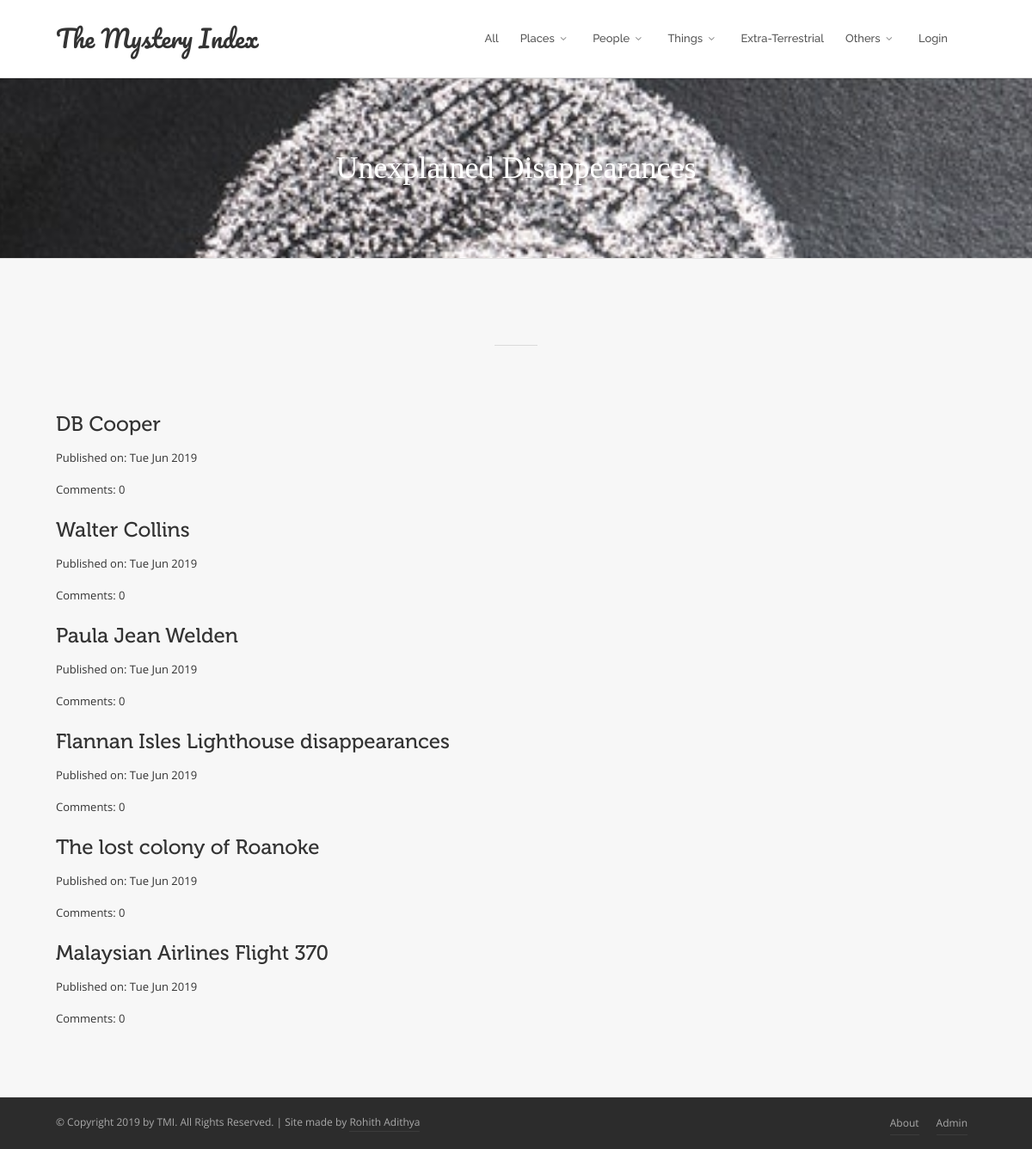
/unexplained-disappearances/, run on the app's committed database.
### blog/models.py (models this page shows, shortened)
class Categories(models.Model):
    name = models.CharField(max_length=200)

class Post(models.Model):
    author = models.ForeignKey('auth.User',on_delete=models.CASCADE)
    title = models.CharField(max_length=200)
    category = models.ForeignKey('blog.Categories',related_name='category',on_delete=models.CASCADE)
    text = models.TextField()
    image = models.ImageField(upload_to='posts')
    create_date = models.DateTimeField(default=timezone.now)
    published_date = models.DateTimeField(blank=True,null=True)
    def approve_comments(self):
        return self.comments.filter(approved_comment=True)

### blog/views.py (the view)
# urls.py: path('unexplained-disappearances/', views.UnexplainedListView.as_view(), name='unexplained-disappearances'),
class UnexplainedListView(ListView):
    redirect_field_name = 'blog/post_list.html'
    model = Post
    def get_context_data(self,**kwargs):
        context  = super().get_context_data(**kwargs)
        context['title'] = "Unexplained Disappearances"
        context['img']="media/headers/undi.jpeg"
        return context
    def get_queryset(self):
        criterion1 = Q(published_date__isnull=True)
        criterion2 = Q(published_date__isnull=False)
        criterion3 = Q(author=self.request.user.id)
        return Post.objects.filter(category__name='Unexplained Disappearances').filter((criterion3 & criterion1) | (criterion2)).order_by('create_date')

### blog/templates/blog/post_list.html
{% extends 'blog/base.html' %}
{% load static %}
{% block content %}
  <div class="v-parallax v-bg-stylish v-bg-stylish-v10" id="download" style="background-image: url({% static img %});">
    <div class="container">
      <div class="row center">
        <div class="col-sm-12">
            <div class="v-content-wrapper">
                    <p class="v-smash-text-large-2x">
                        <span>{{title}}</span>
                    </p>
                </div>
              </div>
            </div>
          </div>
        </div>
        <div class="v-parallax v-bg-stylish v-bg-stylish-v4 no-shadow" id="posts">
            <div class="container">
                <div class="row">
                    <div class="col-sm-12">
                    <div class="horizontal-break"></div>
                <div class="v-spacer col-sm-12 v-height-standard"></div>
                {% for post in post_list %}
                    <div class="post">
                        <h1><a href="{% url 'post_detail' pk=post.pk %}">{{ post.title }}</a></h1>
                        <div class="date">
                            <p>Published on: {{ post.published_date|date:"D M Y"}}</p>
                        </div>
                        <a href="{% url 'post_detail' pk=post.pk %}">Comments: {{ post.approve_comments.count }}</a>
                    </div>
                {% endfor %}
            </div>
          </div>
        </div>
    </div>
{% endblock %}

### blog/static/css/v-nav-menu.css (style rules this page uses)
body.no-page-top { background: #EDEFF2; }
body { padding-top: 90px; }

### blog/static/css/v-bg-stylish.css (style rules this page uses)
.v-bg-stylish.v-bg-stylish-v4 { background-color: #f7f7f7; border-color: #e4e4e4; }
.v-bg-stylish.v-bg-stylish-v4, .v-bg-stylish.v-bg-stylish-v4 h1, .v-bg-stylish.v-bg-stylish-v4 h2, .v-bg-stylish.v-bg-stylish-v4 h3, .v-bg-stylish.v-bg-stylish-v4 h3, .v-bg-stylish.v-bg-stylish-v4 h4, .v-bg-stylish.v-bg-stylish-v4 h5, .v-bg-stylish.v-bg-stylish-v4 h6, .v-bg-stylish-v4 .carousel-wrap > a { color: #333; }
.v-bg-stylish.v-bg-stylish-v10 { background-color: #25CBF5; }
.v-bg-stylish.v-bg-stylish-v10, .v-bg-stylish.v-bg-stylish-v10 h1, .v-bg-stylish.v-bg-stylish-v10 h2, .v-bg-stylish.v-bg-stylish-v10 h3, .v-bg-stylish.v-bg-stylish-v10 h3, .v-bg-stylish.v-bg-stylish-v10 h4, .v-bg-stylish.v-bg-stylish-v10 h5, .v-bg-stylish.v-bg-stylish-v10 h6, .v-bg-stylish-v10 .carousel-wrap > a { color: #ffffff; }

### blog/static/css/v-shortcodes.css (style rules this page uses)
.v-parallax { padding-top: 80px !important; padding-bottom: 80px !important; overflow: hidden; position: relative; width: 100%; background-attachment: fixed; -moz-background-size: cover; -webkit-background-size: cover; background-size: cover; background-repeat: no-repeat; background-position: center center; }
.v-parallax .v-content-wrapper { position: relative; z-index: 5; }
.v-parallax .v-content-wrapper p:last-child { margin-bottom: 0; }
.horizontal-break { height: 1px; width: 50px; margin: 20px auto 25px; background-color: #DADADA; }

### blog/static/css/custom.css (style rules this page uses)
@media (min-width: 1200px) { .container { width: 1100px; } }

### blog/templates/blog/base.html (style rules this page uses)
* { box-sizing: border-box; }

### data on the page
Categories: name "Unexplained Disappearances"
Post: title "DB Cooper", published_date "Tue Jun 2019", approve_comments.count "0"
Post: title "Walter Collins", published_date "Tue Jun 2019", approve_comments.count "0"
Post: title "Paula Jean Welden", published_date "Tue Jun 2019", approve_comments.count "0"
Post: title "Flannan Isles Lighthouse disappearances", published_date "Tue Jun 2019", approve_comments.count "0"
Post: title "The lost colony of Roanoke", published_date "Tue Jun 2019", approve_comments.count "0"
Post: title "Malaysian Airlines Flight 370", published_date "Tue Jun 2019", approve_comments.count "0"
